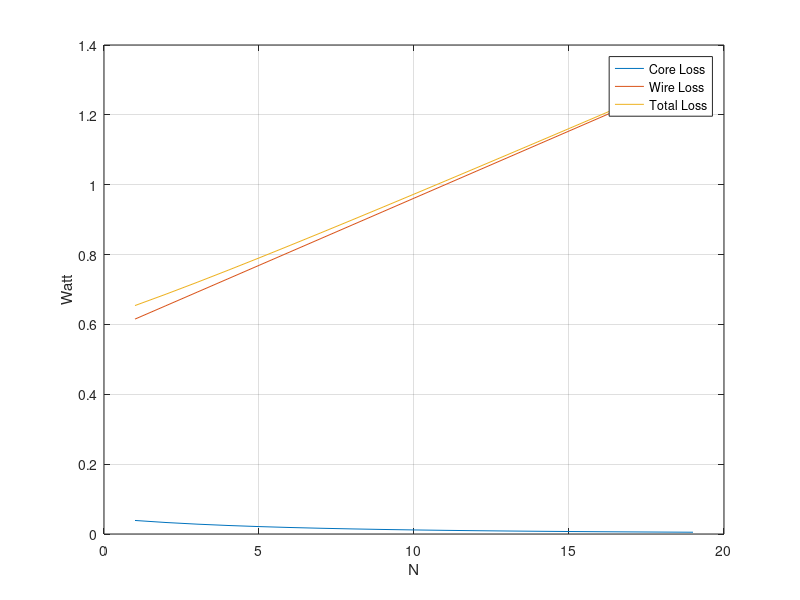

MATLAB code for this plot:
%B calculation
f=100000;
 Vin=48;
 N=16:1:34;
 D=0.5;
 Ae=368e-6;
 B=(Vin*D)./(N*f*Ae)


%Core Parameters
Ac=0.368;
le=13.9;
beta=2.693896872;

Kfe=42.00643235;
Pfe=Ac*le*Kfe*(B.^beta);


%Current calculation
Io=1.25;
Ii=2.5;

%Wire Parameters

MLT=2*pi*15.13*10^-3;
l_wire=N*MLT;
p_wire=1.72559e-08;
r_wire=(1.29032/2)*1e-3;
r_wire2=(1.02362/2)*1e-3;
area_wire1=pi*r_wire^2;
area_wire2=pi*r_wire2^2;
skin_depth=sqrt((p_wire)/(pi*f*4*pi*1e-7));
area_res1=pi*((r_wire^2)-((r_wire-skin_depth)^2));
area_res2=pi*((r_wire2^2)-((r_wire2-skin_depth)^2));
%Rdc=(l_wire*p_wire)/area_wire;
Rac1=(l_wire*p_wire)/area_res1;
Rac2=(l_wire*p_wire)/area_res2;
P_wire=2*Rac1.*Ii^2+2*Rac2*Io^2;
plot(Pfe)
hold on
plot(P_wire)
hold on
plot(Pfe+P_wire)
legend('Core Loss','Wire Loss','Total Loss')
xlabel('N')
ylabel('Watt')

grid on




